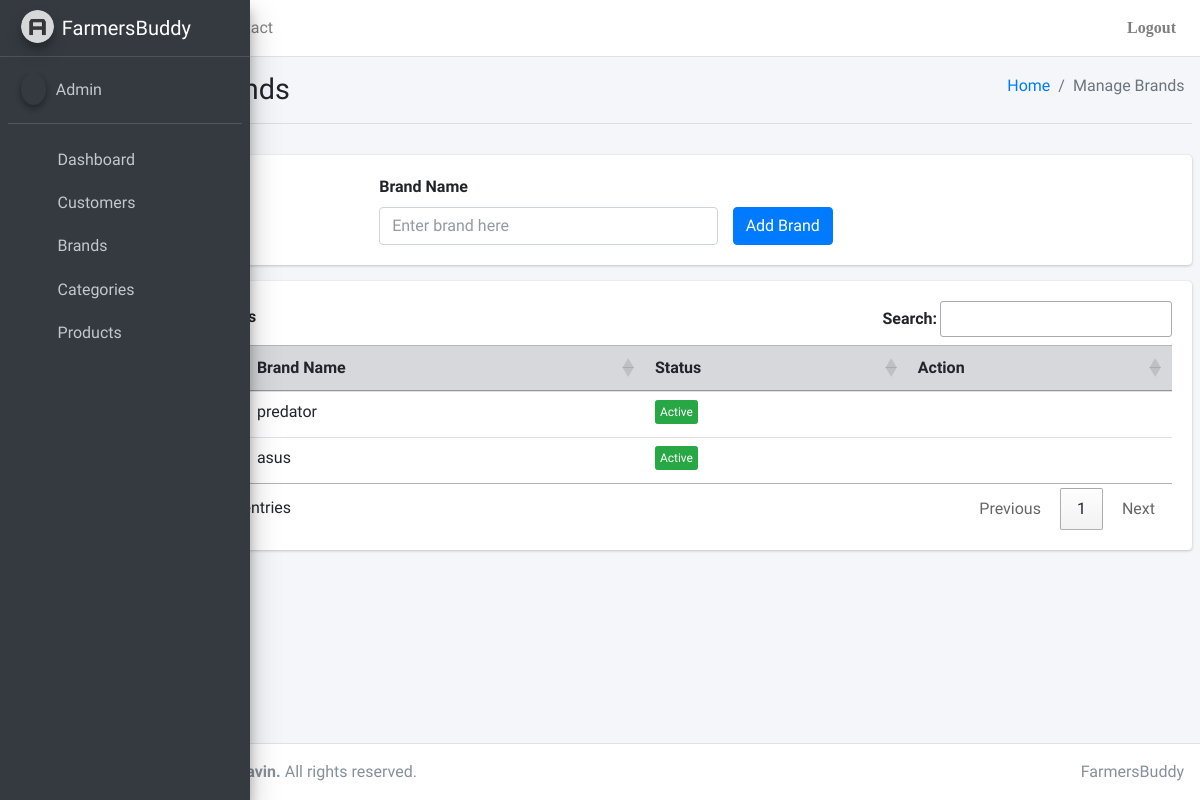
/FarmersBuddy/admin/managebrands, run on an earlier commit of the app's database.
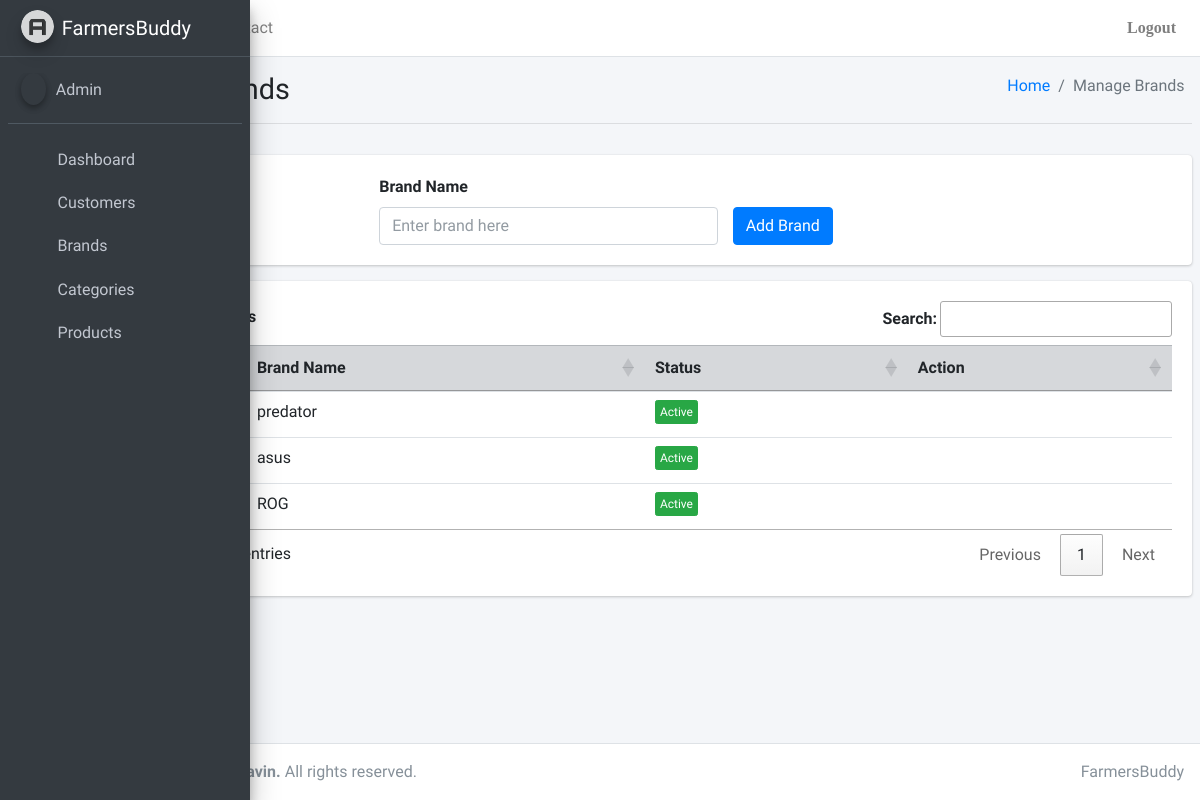
And on a later commit of the database.
### FarmersBuddy/models.py (models this page shows, shortened)
class Brand(models.Model):
    id = models.AutoField(primary_key=True)
    BrandName = models.CharField(max_length=50)
    Status = models.CharField(max_length=1, default="1")

### FarmersBuddy/views.py (the view, shortened to what this page needs)
# urls.py: path('admin/managebrands', views.managebrands, name='managebrands'),
@never_cache
def managebrands(request):
    brands = Brand.objects.all()
    dictbrands = {
        "Brands": brands
    }
    return render(request, "FarmersBuddy/Admin/managebrands.html", dictbrands)

### templates/FarmersBuddy/Admin/managebrands.html (shortened to what this page needs)
{% extends './base.html' %} {% block title %}Dashboard{% endblock %} {% block body %}
<div class="content-wrapper">
  <div class="content-header">
    <div class="container-fluid">
      <div class="row mb-2">
        <div class="col-sm-6">
          <h1 class="m-0">Manage Brands</h1>
        </div>
        <div class="col-sm-6">
          <ol class="breadcrumb float-sm-right">
            <li class="breadcrumb-item"><a href="#">Home</a></li>
            <li class="breadcrumb-item active">Manage Brands</li>
          </ol>
        </div>
      </div>
    </div>
    <hr />
  </div>
  <div class="content">
    <div class="card">
      <div class="card-body col-md-6 mx-auto">
      <form method="post"> {% csrf_token %}
      <div class="row">
        <div class="col-md-8 float-right">
        <label for="txtbrand" class="form-label">Brand Name</label>
        <input type="text" class="form-control" id="txtbrand" name="txtbrand" placeholder="Enter brand here">
        </div>
        <div class="col-md-4 mx-auto">
        <br/>
        <button type="submit" id="btnadd" name="btnadd" class="btn btn-primary mt-2" >Add Brand</button>
        </div>
        </div>
      </form>
      </div>
    </div>
    <div class="card">
        <div class="card-body">
          <table id="myTable" class="table table-hover table-responsive-md">
            <thead class="table-secondary">
              <th scope="col">#</th>
              <th scope="col">Brand Name</th>
              <th scope="col">Status</th>
              <th scope="col">Action</th>
            </thead>
            <tbody>
            {% for item in Brands %}
            <tr>
            <th scope="row">{{ forloop.counter }}</th>
            <td>{{ item.BrandName }}</td>
            {% if item.Status == "1"  %}
            <td><button id="{{ item.id }}" class='btn btn-xs btn-success btn-status'>Active</button></td>
            {% elif item.Status == "2" %}
            <td><button id="{{ item.id }}" class='btn btn-xs btn-warning btn-status'>Unverified</button></td>
            {% else %}
            <td><button id="{{ item.id }}" class='btn btn-xs btn-danger btn-status'>Inactive</button></td>
            {% endif %}
            <td>
              <button id="{{ item.id }}" class="btn btn-outline-danger btn-sm fas fa-trash-alt border-0 btn-delete"></button>
            </td>
            </tr>
            {% endfor %}
            </tbody>
          </table>
        </div>
      </div>
  </div>
</div>
{% endblock %}

### templates/FarmersBuddy/Admin/base.html (shortened to what this page needs)
<!DOCTYPE html>
{% load static %}
<html lang="en">
<head>
  <link rel="stylesheet" href="//cdn.datatables.net/1.11.1/css/jquery.dataTables.min.css">
  <link rel="stylesheet" href="{% static 'plugins/fontawesome-free/css/all.min.css'%}">
  <link rel="stylesheet" href="{% static 'dist/css/adminlte.min.css' %}">
</head>
<body class="hold-transition sidebar-mini sidebar-collapse">
<div class="wrapper">
  <nav class="main-header navbar navbar-expand navbar-white navbar-light">
    <ul class="navbar-nav">
      <li class="nav-item">
        <a class="nav-link" data-widget="pushmenu" href="#" role="button"></a>
      </li>
      <li class="nav-item d-none d-sm-inline-block">
        <a href="{% url 'admindashboard' %}" class="nav-link">Home</a>
      </li>
      <li class="nav-item d-none d-sm-inline-block">
        <a href="#" class="nav-link">Contact</a>
      </li>
    </ul>
    <ul class="navbar-nav ml-auto">
      <li class="nav-item">
        <a class="nav-link" href="{% url 'logout' %}" role="button">
          <i class="fas fa-sign-out-alt"> Logout </i>
        </a>
      </li>
    </ul>
  </nav>
  <aside class="main-sidebar sidebar-dark-primary elevation-4">
    <a href="#" class="brand-link">
      <img src="{% static 'dist/img/AdminLTELogo.png'%}" alt="AdminLTE Logo" class="brand-image img-circle elevation-3" style="opacity: .8">
      <span class="brand-text font-weight-light">FarmersBuddy</span>
    </a>
    <div class="sidebar">
      <div class="user-panel mt-3 pb-3 mb-3 d-flex">
        <div class="image">
          <i class="fas fa-user-circle fa-2x img-circle elevation-2 text-light"></i>
        </div>
        <div class="info">
          <a href="#" class="d-block">Admin</a>
        </div>
      </div>
      <nav class="mt-2">
        <ul class="nav nav-pills nav-sidebar flex-column" data-widget="treeview" role="menu" data-accordion="false">
          <li class="nav-item">
            <a href="{% url 'admindashboard' %}" class="nav-link">
              <i class="nav-icon fas fa-tachometer-alt"></i>
              <p>
                Dashboard
              </p>
            </a>
          </li>
          <li class="nav-item">
            <a href="{% url 'customers' %}" class="nav-link">
              <i class="nav-icon fas fa-users"></i>
              <p>
                Customers
              </p>
            </a>
          </li>
          <li class="nav-item">
            <a href="{% url 'managebrands' %}" class="nav-link">
              <i class="nav-icon fas fa-copyright"></i>
              <p>
                Brands
              </p>
            </a>
          </li>
          <li class="nav-item">
            <a href="{% url 'managecategories' %}" class="nav-link">
              <i class="nav-icon fas fa-project-diagram"></i>
              <p>
                Categories
              </p>
            </a>
          </li>
          <li class="nav-item">
            <a href="{% url 'manageproducts' %}" class="nav-link">
              <i class="nav-icon fas fa-cube"></i>
              <p>
                Products
              </p>
            </a>
          </li>
        </ul>
      </nav>
    </div>
  </aside>
{% block body %}{% endblock %}
  <footer class="main-footer">
    <div class="float-right d-none d-sm-inline">
      FarmersBuddy
    </div>
    <strong>Copyright &copy; <script>document.write(n)</script> Abravin.</strong> All rights reserved.
  </footer>
</div>
</body>
</html>

What changed in the data, as far as the page shows it:
added Brand: BrandName "ROG"
Also different on the page:
text written by a page script: "Search: Showing 1 to 2 of 2 entries Previous 1 Next" → "Search: Showing 1 to 3 of 3 entries Previous 1 Next"
